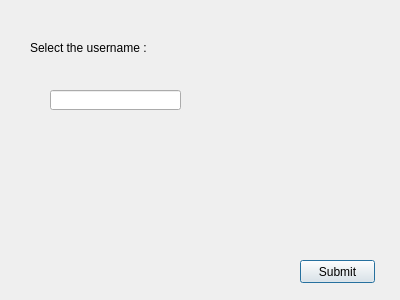
<?xml version="1.0" encoding="UTF-8"?>
<ui version="4.0">
 <class>select_username</class>
 <widget class="QDialog" name="select_username">
  <property name="geometry">
   <rect>
    <x>0</x>
    <y>0</y>
    <width>400</width>
    <height>300</height>
   </rect>
  </property>
  <property name="windowTitle">
   <string>Dialog</string>
  </property>
  <widget class="QLabel" name="label">
   <property name="geometry">
    <rect>
     <x>30</x>
     <y>40</y>
     <width>121</width>
     <height>16</height>
    </rect>
   </property>
   <property name="text">
    <string>Select the username :</string>
   </property>
  </widget>
  <widget class="QLineEdit" name="user_line">
   <property name="geometry">
    <rect>
     <x>50</x>
     <y>90</y>
     <width>131</width>
     <height>20</height>
    </rect>
   </property>
  </widget>
  <widget class="QPushButton" name="Submit_button">
   <property name="geometry">
    <rect>
     <x>300</x>
     <y>260</y>
     <width>75</width>
     <height>23</height>
    </rect>
   </property>
   <property name="text">
    <string>Submit</string>
   </property>
  </widget>
 </widget>
 <resources/>
 <connections/>
</ui>
